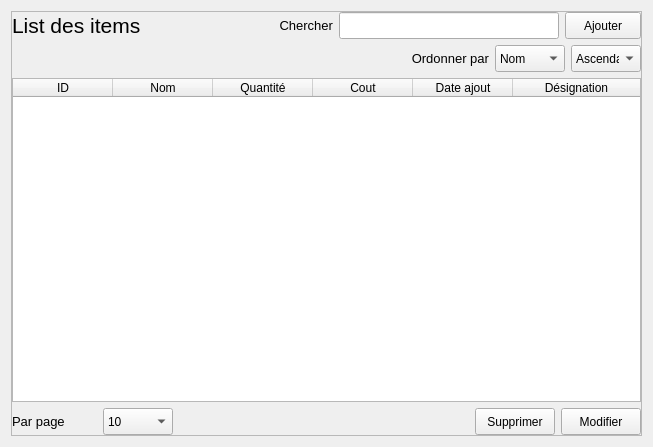
<?xml version="1.0" encoding="UTF-8"?>
<ui version="4.0">
 <class>Form</class>
 <widget class="QWidget" name="Form">
  <property name="geometry">
   <rect>
    <x>0</x>
    <y>0</y>
    <width>653</width>
    <height>447</height>
   </rect>
  </property>
  <property name="windowTitle">
   <string>Form</string>
  </property>
  <layout class="QGridLayout" name="gridLayout">
   <item row="0" column="0">
    <widget class="QFrame" name="frame">
     <property name="frameShape">
      <enum>QFrame::StyledPanel</enum>
     </property>
     <property name="frameShadow">
      <enum>QFrame::Raised</enum>
     </property>
     <layout class="QGridLayout" name="gridLayout_2">
      <property name="leftMargin">
       <number>0</number>
      </property>
      <property name="topMargin">
       <number>0</number>
      </property>
      <property name="rightMargin">
       <number>0</number>
      </property>
      <property name="bottomMargin">
       <number>0</number>
      </property>
      <item row="0" column="0">
       <layout class="QVBoxLayout" name="verticalLayout">
        <item>
         <layout class="QHBoxLayout" name="horizontalLayout_2">
          <item>
           <widget class="QLabel" name="label_5">
            <property name="minimumSize">
             <size>
              <width>190</width>
              <height>27</height>
             </size>
            </property>
            <property name="font">
             <font>
              <pointsize>16</pointsize>
             </font>
            </property>
            <property name="text">
             <string>List des items</string>
            </property>
            <property name="margin">
             <number>0</number>
            </property>
           </widget>
          </item>
          <item>
           <spacer name="horizontalSpacer">
            <property name="orientation">
             <enum>Qt::Horizontal</enum>
            </property>
            <property name="sizeType">
             <enum>QSizePolicy::MinimumExpanding</enum>
            </property>
            <property name="sizeHint" stdset="0">
             <size>
              <width>40</width>
              <height>20</height>
             </size>
            </property>
           </spacer>
          </item>
          <item>
           <widget class="QLabel" name="label">
            <property name="minimumSize">
             <size>
              <width>85</width>
              <height>27</height>
             </size>
            </property>
            <property name="maximumSize">
             <size>
              <width>85</width>
              <height>16777215</height>
             </size>
            </property>
            <property name="font">
             <font>
              <pointsize>10</pointsize>
             </font>
            </property>
            <property name="text">
             <string>Chercher</string>
            </property>
            <property name="alignment">
             <set>Qt::AlignRight|Qt::AlignTrailing|Qt::AlignVCenter</set>
            </property>
           </widget>
          </item>
          <item>
           <widget class="QLineEdit" name="chercher_lineEdit">
            <property name="minimumSize">
             <size>
              <width>220</width>
              <height>27</height>
             </size>
            </property>
            <property name="font">
             <font>
              <pointsize>10</pointsize>
             </font>
            </property>
           </widget>
          </item>
          <item>
           <widget class="QPushButton" name="ajouter_pushButton">
            <property name="minimumSize">
             <size>
              <width>70</width>
              <height>27</height>
             </size>
            </property>
            <property name="text">
             <string>Ajouter</string>
            </property>
           </widget>
          </item>
         </layout>
        </item>
        <item>
         <layout class="QHBoxLayout" name="horizontalLayout">
          <item>
           <spacer name="horizontalSpacer_4">
            <property name="orientation">
             <enum>Qt::Horizontal</enum>
            </property>
            <property name="sizeHint" stdset="0">
             <size>
              <width>40</width>
              <height>20</height>
             </size>
            </property>
           </spacer>
          </item>
          <item>
           <widget class="QLabel" name="label_3">
            <property name="minimumSize">
             <size>
              <width>85</width>
              <height>27</height>
             </size>
            </property>
            <property name="maximumSize">
             <size>
              <width>85</width>
              <height>16777215</height>
             </size>
            </property>
            <property name="font">
             <font>
              <pointsize>10</pointsize>
             </font>
            </property>
            <property name="text">
             <string>Ordonner par</string>
            </property>
            <property name="alignment">
             <set>Qt::AlignRight|Qt::AlignTrailing|Qt::AlignVCenter</set>
            </property>
           </widget>
          </item>
          <item>
           <widget class="QComboBox" name="coloneOrdoner_comboBox">
            <property name="minimumSize">
             <size>
              <width>70</width>
              <height>27</height>
             </size>
            </property>
            <property name="maximumSize">
             <size>
              <width>70</width>
              <height>27</height>
             </size>
            </property>
            <property name="editable">
             <bool>false</bool>
            </property>
            <item>
             <property name="text">
              <string>Nom</string>
             </property>
            </item>
            <item>
             <property name="text">
              <string>Prenom</string>
             </property>
            </item>
           </widget>
          </item>
          <item>
           <widget class="QComboBox" name="directionOrdre_comboBox">
            <property name="minimumSize">
             <size>
              <width>70</width>
              <height>27</height>
             </size>
            </property>
            <property name="maximumSize">
             <size>
              <width>70</width>
              <height>27</height>
             </size>
            </property>
            <property name="editable">
             <bool>false</bool>
            </property>
            <item>
             <property name="text">
              <string>Ascendant</string>
             </property>
            </item>
            <item>
             <property name="text">
              <string>Descendant</string>
             </property>
            </item>
           </widget>
          </item>
         </layout>
        </item>
        <item>
         <widget class="QTableWidget" name="item_tableWidget">
          <property name="minimumSize">
           <size>
            <width>0</width>
            <height>320</height>
           </size>
          </property>
          <property name="editTriggers">
           <set>QAbstractItemView::NoEditTriggers</set>
          </property>
          <property name="alternatingRowColors">
           <bool>true</bool>
          </property>
          <property name="selectionMode">
           <enum>QAbstractItemView::SingleSelection</enum>
          </property>
          <property name="selectionBehavior">
           <enum>QAbstractItemView::SelectRows</enum>
          </property>
          <property name="showGrid">
           <bool>false</bool>
          </property>
          <property name="cornerButtonEnabled">
           <bool>true</bool>
          </property>
          <attribute name="horizontalHeaderVisible">
           <bool>true</bool>
          </attribute>
          <attribute name="horizontalHeaderCascadingSectionResizes">
           <bool>false</bool>
          </attribute>
          <attribute name="horizontalHeaderStretchLastSection">
           <bool>true</bool>
          </attribute>
          <attribute name="verticalHeaderVisible">
           <bool>false</bool>
          </attribute>
          <column>
           <property name="text">
            <string>ID</string>
           </property>
          </column>
          <column>
           <property name="text">
            <string>Nom</string>
           </property>
          </column>
          <column>
           <property name="text">
            <string>Quantité</string>
           </property>
          </column>
          <column>
           <property name="text">
            <string>Cout</string>
           </property>
          </column>
          <column>
           <property name="text">
            <string>Date ajout</string>
           </property>
          </column>
          <column>
           <property name="text">
            <string>Désignation</string>
           </property>
          </column>
         </widget>
        </item>
        <item>
         <layout class="QHBoxLayout" name="horizontalLayout_3">
          <item>
           <widget class="QLabel" name="label_2">
            <property name="minimumSize">
             <size>
              <width>85</width>
              <height>27</height>
             </size>
            </property>
            <property name="maximumSize">
             <size>
              <width>85</width>
              <height>16777215</height>
             </size>
            </property>
            <property name="font">
             <font>
              <pointsize>10</pointsize>
             </font>
            </property>
            <property name="text">
             <string>Par page</string>
            </property>
           </widget>
          </item>
          <item>
           <widget class="QComboBox" name="rowParPage_comboBox">
            <property name="minimumSize">
             <size>
              <width>70</width>
              <height>27</height>
             </size>
            </property>
            <property name="maximumSize">
             <size>
              <width>70</width>
              <height>27</height>
             </size>
            </property>
            <property name="editable">
             <bool>false</bool>
            </property>
            <item>
             <property name="text">
              <string>10</string>
             </property>
            </item>
            <item>
             <property name="text">
              <string>25</string>
             </property>
            </item>
            <item>
             <property name="text">
              <string>50</string>
             </property>
            </item>
            <item>
             <property name="text">
              <string>All</string>
             </property>
            </item>
           </widget>
          </item>
          <item>
           <spacer name="horizontalSpacer_2">
            <property name="orientation">
             <enum>Qt::Horizontal</enum>
            </property>
            <property name="sizeHint" stdset="0">
             <size>
              <width>40</width>
              <height>20</height>
             </size>
            </property>
           </spacer>
          </item>
          <item>
           <widget class="QPushButton" name="supprimer_pushButton">
            <property name="minimumSize">
             <size>
              <width>70</width>
              <height>27</height>
             </size>
            </property>
            <property name="text">
             <string>Supprimer</string>
            </property>
           </widget>
          </item>
          <item>
           <widget class="QPushButton" name="modifier_pushButton">
            <property name="minimumSize">
             <size>
              <width>70</width>
              <height>27</height>
             </size>
            </property>
            <property name="text">
             <string>Modifier</string>
            </property>
           </widget>
          </item>
         </layout>
        </item>
       </layout>
      </item>
     </layout>
    </widget>
   </item>
  </layout>
 </widget>
 <resources/>
 <connections/>
</ui>
